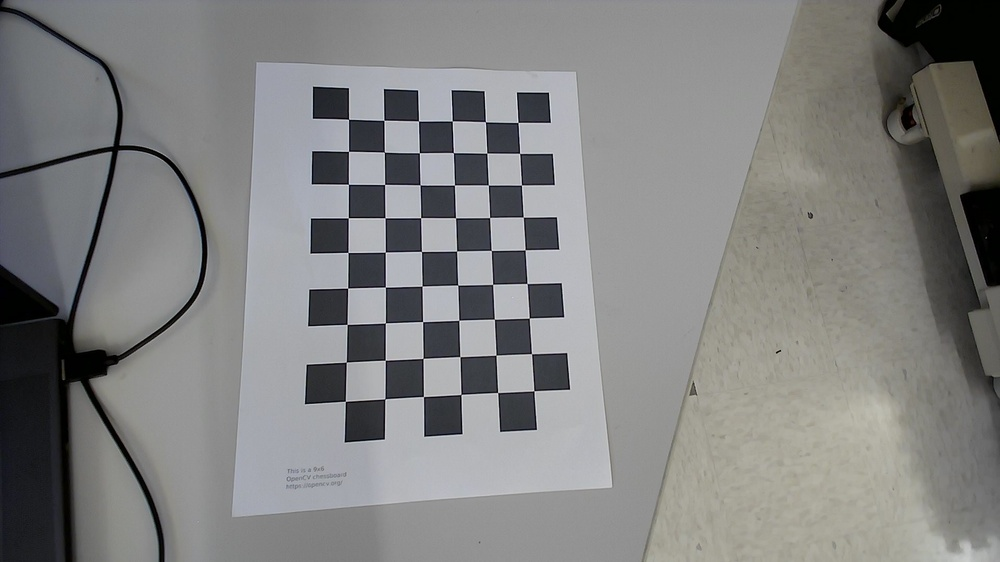
#> input picture CameraCalibration/test_calibration_images/WIN_20240624_16_55_55_Pro.jpg, 1000 x 562 px, shrunk from 1920 x 1080 before the run
$ python -i live_undistorted.py   (imports and definitions only)
#> lines starting #> are read from the running program, lines starting #| are printed output that depends on the picture; after the words box and inside, x2 and y2 are one past the last pixel; in counts of white or black regions, pixels touching at a corner belong together
import numpy as np
import cv2 as cv
import glob

# Define the chessboard dimensions and square size in millimeters
chessboard_size = (6, 9)  # number of internal corners in the chessboard pattern (9x6 for this example)
square_size = 25  # Size of a square in millimeters (e.g., 25 mm)

# [10 lines of commented-out code are left out]
images = glob.glob('REU Robotic Arm\calibration_images\*.jpg')

# [56 lines of commented-out code are left out]
# [1 line not run here, left out]
# [1 line that did not run here, left out]
# [1 line that did not run here, left out]

# [9 lines not run here, left out]

# Object detection and measurement code
def get_color_mask(hsv, lower_color, upper_color):
    mask = cv.inRange(hsv, lower_color, upper_color)
    mask = cv.erode(mask, None, iterations=2)
    mask = cv.dilate(mask, None, iterations=2)
    return mask

def detect_objects_by_color(frame):
    hsv = cv.cvtColor(frame, cv.COLOR_BGR2HSV)

    # Define color ranges
    lower_red = np.array([0, 120, 70])
    upper_red = np.array([10, 255, 255])
    lower_blue = np.array([94, 80, 2])
    upper_blue = np.array([126, 255, 255])
    lower_green = np.array([25, 52, 72])
    upper_green = np.array([102, 255, 255])

    # Create masks
    mask_red = get_color_mask(hsv, lower_red, upper_red)
    mask_blue = get_color_mask(hsv, lower_blue, upper_blue)
    mask_green = get_color_mask(hsv, lower_green, upper_green)

    return mask_red, mask_blue, mask_green

# [69 lines left out: functions find_objects, draw_objects, process_frame, not called in this run]

# [35 lines not run here, left out]


# [34 lines of commented-out code are left out]

>>> import cv2
>>> picture = cv2.imread('test_calibration_images/WIN_20240624_16_55_55_Pro.jpg')
#> picture is the input picture: shape (562, 1000, 3); mean B, G, R 128.2, 128.9, 128.6
>>> result = detect_objects_by_color(picture)
#> in detect_objects_by_color, `hsv = cv.cvtColor(frame, cv.COLOR_BGR2HSV)`: hsv: shape (562, 1000, 3); mean H, S, V 55, 20.2, 131.6
#> in get_color_mask, `mask = cv.inRange(hsv, lower_color, upper_color)`: mask: shape (562, 1000); every value is 0
#> in get_color_mask (call 2), `mask = cv.inRange(hsv, lower_color, upper_color)`:
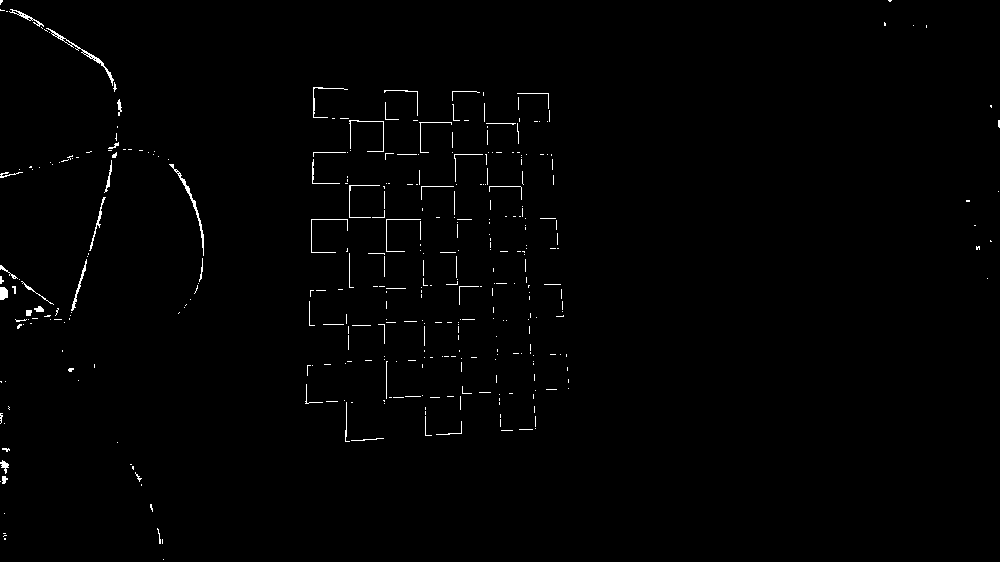
#> mask: shape (562, 1000); 0.84% white in thin lines or dots
#> in get_color_mask (call 2), `mask = cv.erode(mask, None, iterations=2)`:
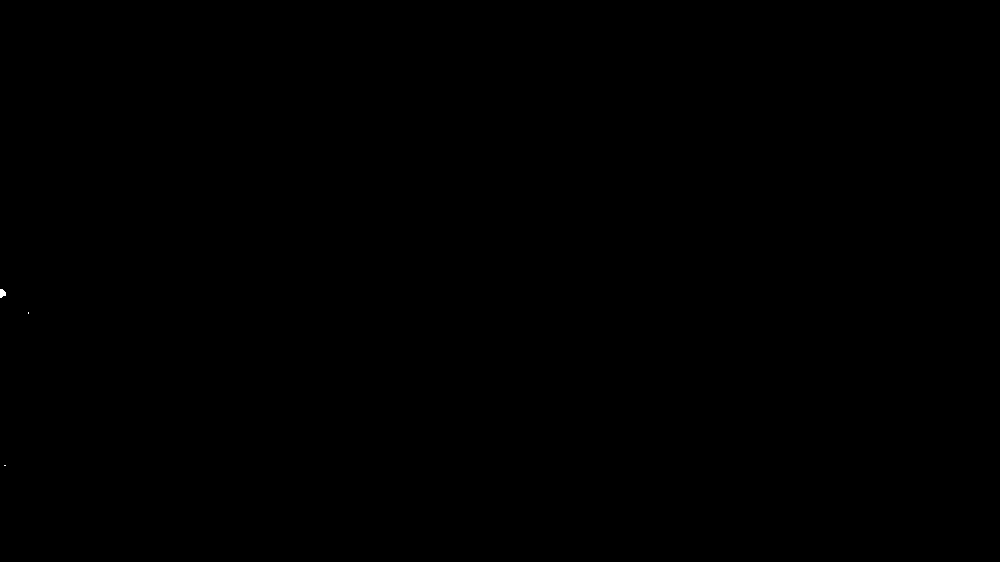
#> mask: shape (562, 1000); 0.01% white; 3 white regions (2 under 20 px), largest, box (x1, y1, x2, y2) and area: (0, 289, 6, 298) 41
#> in get_color_mask (call 2), `mask = cv.dilate(mask, None, iterations=2)`: mask: shape (562, 1000); 0.03% white; 3 white regions, box (x1, y1, x2, y2) and area: (0, 287, 8, 300) 91, (26, 310, 31, 316) 30, (2, 463, 8, 468) 30
#> in get_color_mask (call 3), `mask = cv.inRange(hsv, lower_color, upper_color)`:
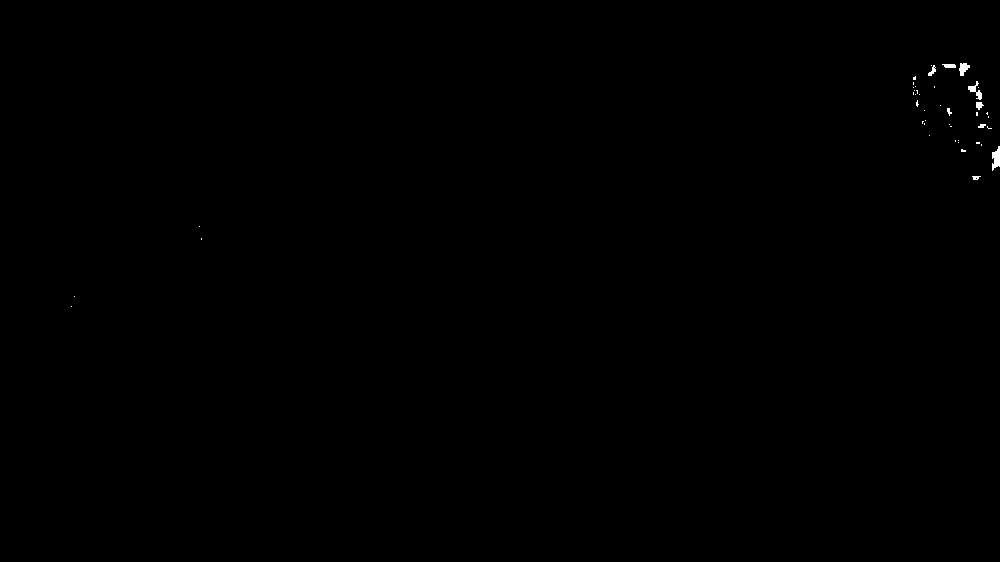
#> mask: shape (562, 1000); 0.11% white; 44 white regions (35 under 20 px), largest, box (x1, y1, x2, y2) and area: (992, 146, 1000, 171) 135, (968, 81, 982, 100) 99, (959, 63, 970, 76) 90
#> in get_color_mask (call 3), `mask = cv.erode(mask, None, iterations=2)`: mask: shape (562, 1000); 0.01% white; 4 white regions (3 under 20 px), largest, box (x1, y1, x2, y2) and area: (994, 151, 1000, 164) 49
#> in get_color_mask (call 3), `mask = cv.dilate(mask, None, iterations=2)`: mask: shape (562, 1000); 0.04% white; 4 white regions, box (x1, y1, x2, y2) and area: (992, 149, 1000, 166) 107, (960, 64, 968, 72) 59, (970, 86, 976, 92) 36, (976, 102, 982, 108) 36

$ run again, on CameraCalibration/test_calibration_images/WIN_20240624_17_00_18_Pro.jpg
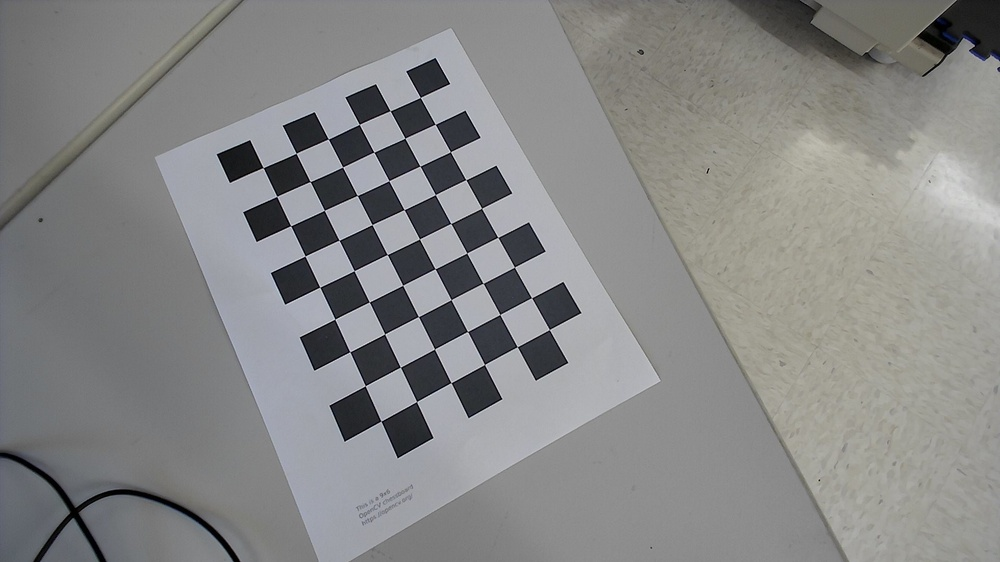
#> input picture CameraCalibration/test_calibration_images/WIN_20240624_17_00_18_Pro.jpg, 1000 x 562 px, shrunk from 1920 x 1080 before the run
#> picture is the input picture: shape (562, 1000, 3); mean B, G, R 134.5, 135, 134.7
#> hsv: shape (562, 1000, 3); mean H, S, V 53.1, 13.8, 137.7
#> in get_color_mask (call 2), `mask = cv.inRange(hsv, lower_color, upper_color)`:
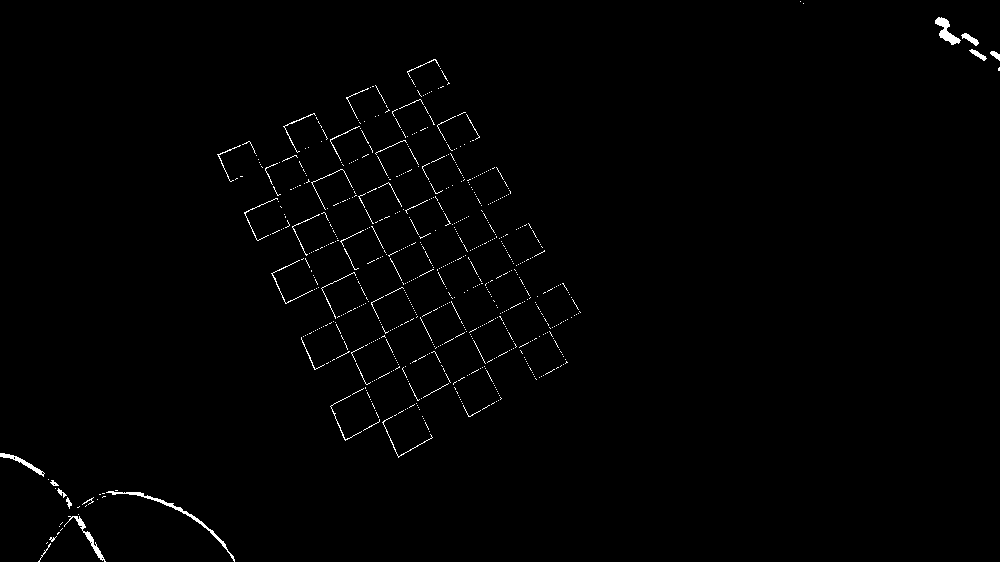
#> mask: shape (562, 1000); 0.89% white in thin lines or dots

$ run again, on CameraCalibration/test_calibration_images/WIN_20240624_17_00_19_Pro.jpg
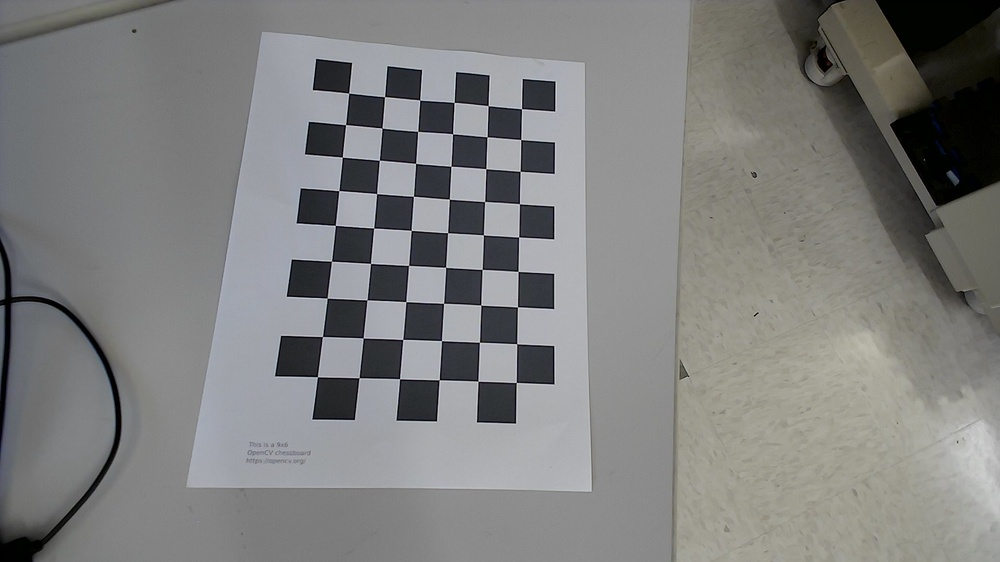
#> input picture CameraCalibration/test_calibration_images/WIN_20240624_17_00_19_Pro.jpg, 1000 x 562 px, shrunk from 1920 x 1080 before the run
#> picture is the input picture: shape (562, 1000, 3); mean B, G, R 125.9, 126.8, 126.5
#> hsv: shape (562, 1000, 3); mean H, S, V 53.5, 21.1, 129.4
#> in get_color_mask (call 2), `mask = cv.inRange(hsv, lower_color, upper_color)`:
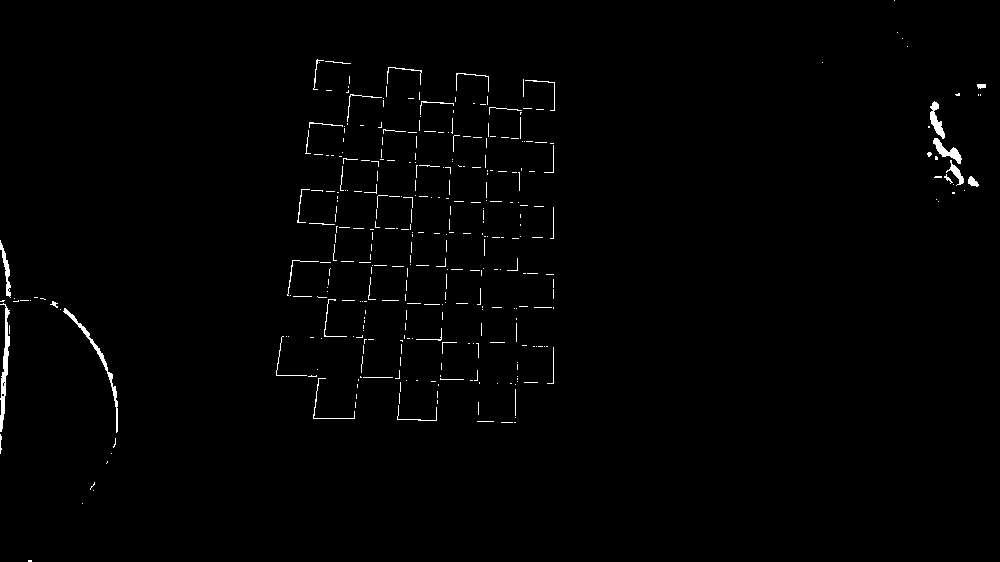
#> mask: shape (562, 1000); 0.98% white in thin lines or dots

$ run again, on CameraCalibration/test_calibration_images/WIN_20240624_17_00_21_Pro.jpg
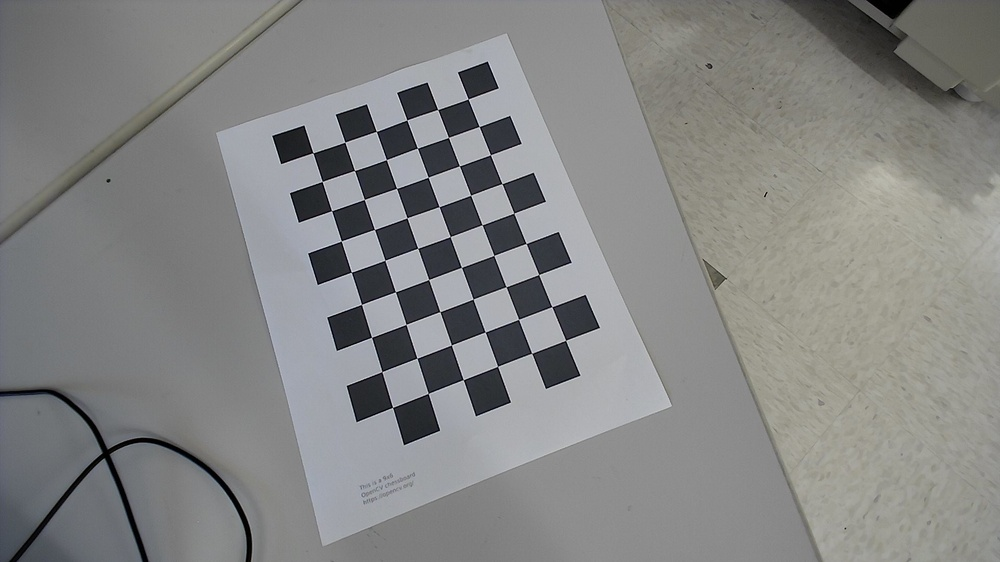
#> input picture CameraCalibration/test_calibration_images/WIN_20240624_17_00_21_Pro.jpg, 1000 x 562 px, shrunk from 1920 x 1080 before the run
#> picture is the input picture: shape (562, 1000, 3); mean B, G, R 132.1, 133, 132.4
#> hsv: shape (562, 1000, 3); mean H, S, V 51, 14, 135.3
#> in get_color_mask (call 2), `mask = cv.inRange(hsv, lower_color, upper_color)`:
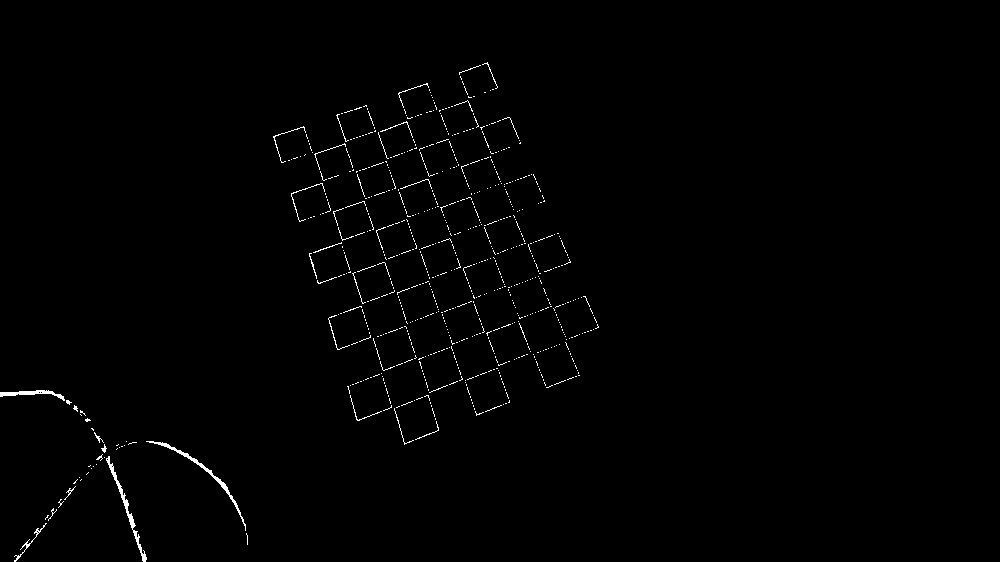
#> mask: shape (562, 1000); 0.85% white in thin lines or dots, all inside (x1, y1, x2, y2) = (0, 62, 599, 562)
